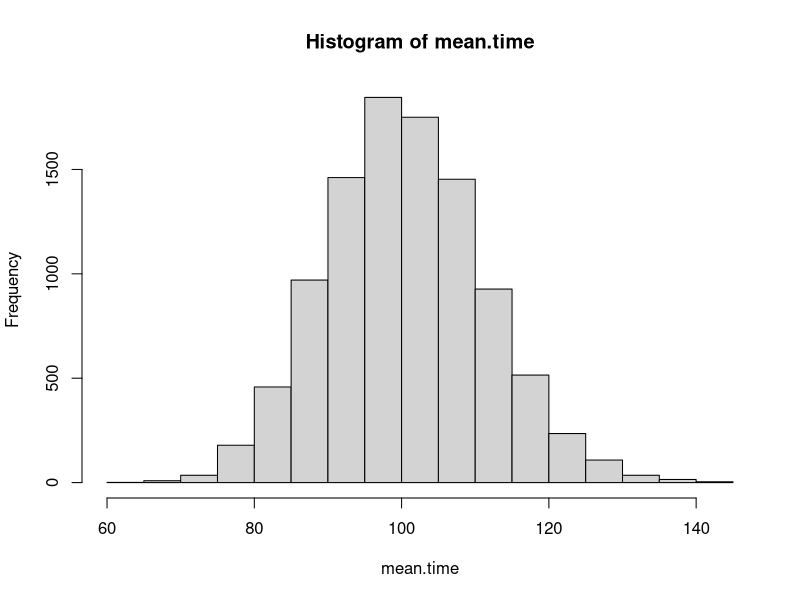

Reproduce this figure in R.
gamma = 1/100

P.test = 1-exp(-gamma)

# plot(gamma, P.test)

time = 1000
samples = 10000
E.vec = sample(75:100, samples, replace = T)
E.vec.out = matrix(0, nrow = samples, ncol = time+1,)
E.vec.out[,1] = E.vec

E.out = matrix(0, nrow = samples, ncol = time)

for(i in 1:time){
  for(j in 1:length(E.vec)){
  E.out[j,i] = rbinom(1, E.vec[j], P.test)
  
  E.vec[j] = E.vec[j] - E.out[j,i]
  }
  E.vec.out[,i+1] = E.vec
}

out.prop = matrix(0, nrow = samples, ncol = time)
w.prop = matrix(0, nrow = samples, ncol = time)

for(k in 1:time){
out.prop[,k] = E.out[,k]/E.vec.out[,1]
w.prop[,k] = out.prop[,k]*k
}

mean.time = rowSums(w.prop)

hist(mean.time)
